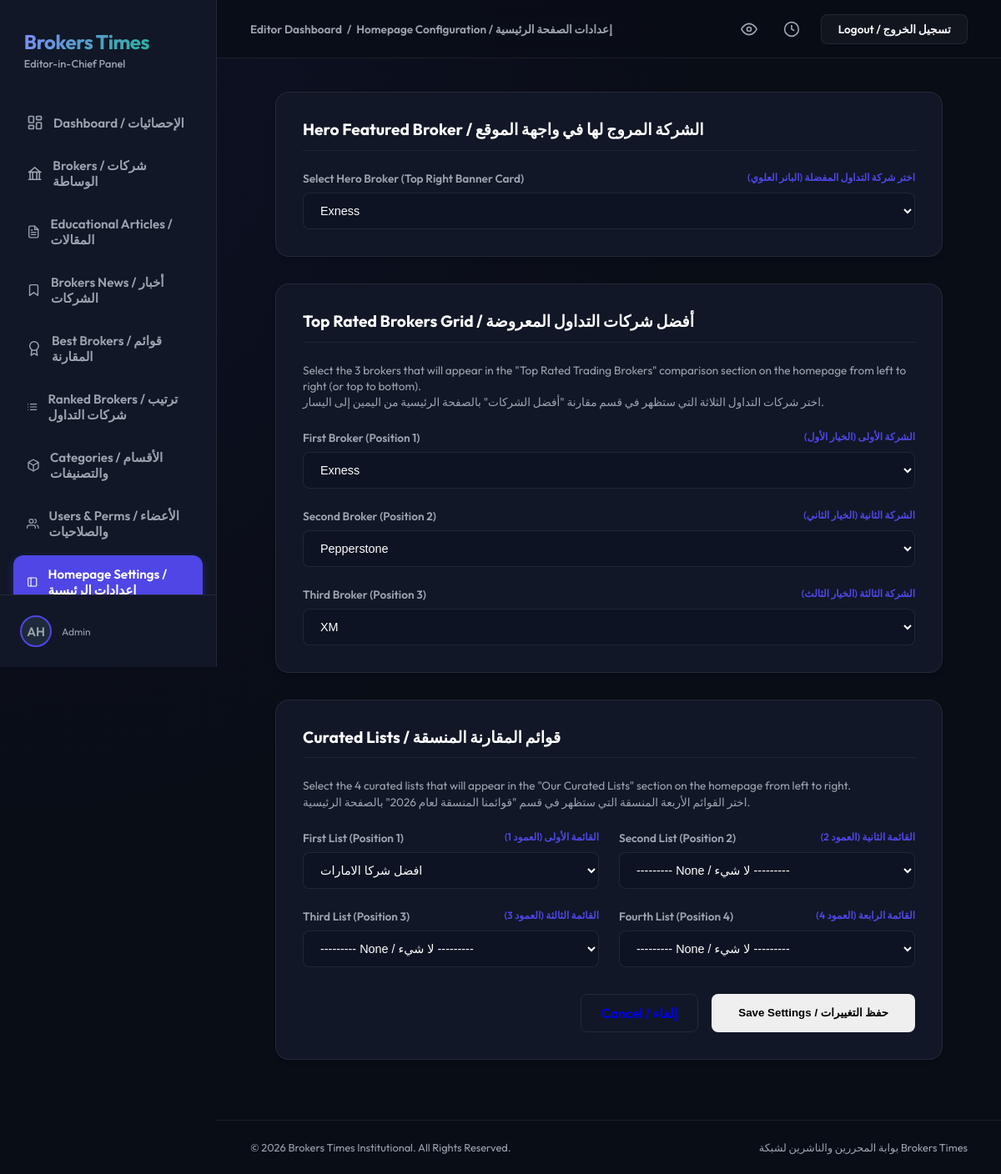
Page /dashboard/homepage-settings/ (signed in) on the earlier database version.
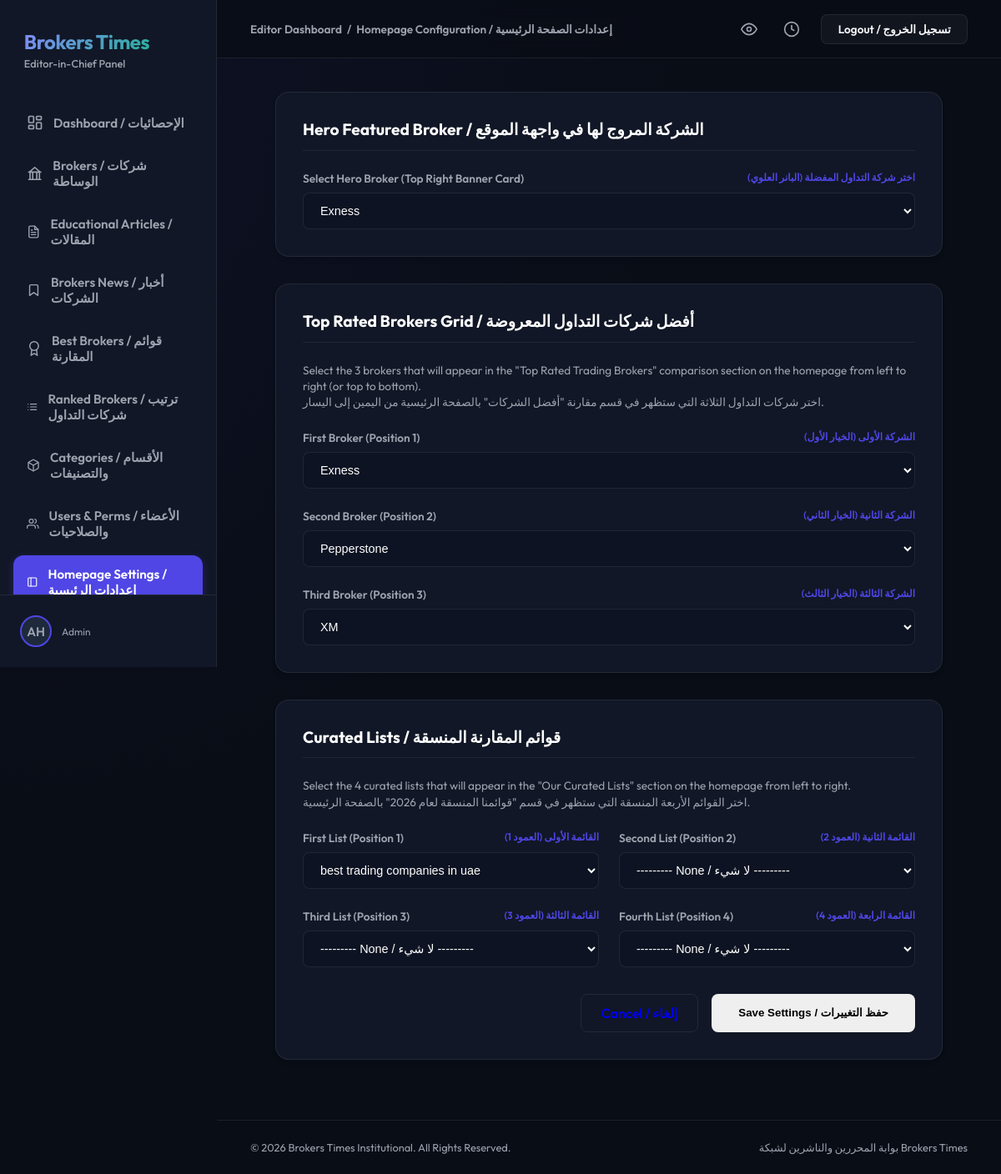
Same page on the later database version.
### pages/models.py (models this page shows, shortened)
class HomepageSettings(models.Model):
    hero_featured_broker = models.ForeignKey('brokers.Broker', on_delete=models.SET_NULL, null=True, blank=True, related_name='hero_featured')
    featured_broker_1 = models.ForeignKey('brokers.Broker', on_delete=models.SET_NULL, null=True, blank=True, related_name='featured_pos_1')
    featured_broker_2 = models.ForeignKey('brokers.Broker', on_delete=models.SET_NULL, null=True, blank=True, related_name='featured_pos_2')
    featured_broker_3 = models.ForeignKey('brokers.Broker', on_delete=models.SET_NULL, null=True, blank=True, related_name='featured_pos_3')
    featured_list_1 = models.ForeignKey('best_brokers.BestBrokersList', on_delete=models.SET_NULL, null=True, blank=True, related_name='featured_list_pos_1')
    featured_list_2 = models.ForeignKey('best_brokers.BestBrokersList', on_delete=models.SET_NULL, null=True, blank=True, related_name='featured_list_pos_2')
    featured_list_3 = models.ForeignKey('best_brokers.BestBrokersList', on_delete=models.SET_NULL, null=True, blank=True, related_name='featured_list_pos_3')
    featured_list_4 = models.ForeignKey('best_brokers.BestBrokersList', on_delete=models.SET_NULL, null=True, blank=True, related_name='featured_list_pos_4')
    class Meta:
        verbose_name = "Homepage Settings"
        verbose_name_plural = "Homepage Settings"

### best_brokers/models.py (models this page shows, shortened)
class BestBrokersList(models.Model):
    STATUS_CHOICES = [
        ('draft', 'Draft'),
        ('published', 'Published'),
    ]
    VISIBILITY_CHOICES = [
        ('private', 'Private'),
        ('public', 'Public'),
    ]
    title = models.CharField(max_length=255)
    slug = models.SlugField(max_length=255, unique=True)
    seo_title = models.CharField(max_length=255, blank=True)
    seo_description = models.TextField(blank=True)
    featured_image = models.ImageField(upload_to='best_brokers/', blank=True, null=True)
    featured_image_alt = models.CharField(max_length=255, blank=True)
    content = RichTextField(blank=True)
    FLAG_CHOICES = [
        ('', 'No Flag / بدون علم'),
        ('ae', 'UAE / الإمارات 🇦🇪'),
        ('sa', 'Saudi Arabia / السعودية 🇸🇦'),
        ('gb', 'United Kingdom / بريطانيا 🇬🇧'),
        ('cy', 'Cyprus / قبرص 🇨🇾'),
        ('au', 'Australia / أستراليا 🇦🇺'),
        ('kw', 'Kuwait / الكويت 🇰🇼'),
        ('bh', 'Bahrain / البحرين 🇧🇭'),
        ('qa', 'Qatar / قطر 🇶🇦'),
        ('om', 'Oman / عمان 🇴🇲'),
        ('jo', 'Jordan / الأردن 🇯🇴'),
        ('eg', 'Egypt / مصر 🇪🇬'),
        ('us', 'United States / أمريكا 🇺🇸'),
    ]
    country_flag = models.CharField(
        max_length=10,
        choices=FLAG_CHOICES,
        blank=True,
        default='',
        verbose_name="علم الدولة (Country Flag)"
    )
    status = models.CharField(max_length=20, choices=STATUS_CHOICES, default='draft')
    visibility = models.CharField(max_length=20, choices=VISIBILITY_CHOICES, default='private')
    created_at = models.DateTimeField(auto_now_add=True)
    updated_at = models.DateTimeField(auto_now=True)
    is_global = models.BooleanField(
        default=False,
        verbose_name="قائمة عالمية (Global List)",
        help_text="إذا تم تفعيلها، ستظهر هذه القائمة في شورت كود [brokers_list] في جميع الصفحات"
    )

### brokers/models.py (models this page shows, shortened)
class Broker(models.Model):
    name = models.CharField(max_length=150)
    slug = models.SlugField(max_length=150, unique=True)
    seo_title = models.CharField(max_length=255, blank=True)
    seo_description = models.TextField(blank=True)
    logo = models.ImageField(upload_to='brokers/logos/', blank=True, null=True)
    logo_alt = models.CharField(max_length=255, blank=True)
    account_opening_link = models.URLField(max_length=500, blank=True)
    review_content = RichTextField(blank=True)
    regulators = models.ManyToManyField(Regulator, related_name='brokers', blank=True)
    financial_assets = models.ManyToManyField(FinancialAsset, related_name='brokers', blank=True)
    deposit_limit = models.ForeignKey(DepositLimit, on_delete=models.SET_NULL, null=True, blank=True, related_name='brokers')
    islamic_account = models.ForeignKey(IslamicAccount, on_delete=models.SET_NULL, null=True, blank=True, related_name='brokers')
    headquarters = models.ForeignKey(Headquarters, on_delete=models.SET_NULL, null=True, blank=True, related_name='brokers')
    trading_platforms = models.ManyToManyField(TradingPlatform, related_name='brokers', blank=True)
    min_deposit = models.DecimalField(max_digits=10, decimal_places=2, default=0.00)
    withdrawal_time = models.CharField(max_length=100, blank=True)
    base_currencies = models.CharField(max_length=100, blank=True, help_text="e.g. USD, EUR, GBP")
    rating = models.DecimalField(max_digits=3, decimal_places=1, default=4.5)
    execution_speed = models.IntegerField(default=90)
    customer_support = models.IntegerField(default=90)
    asset_variety = models.IntegerField(default=90)
    pros = models.TextField(blank=True, help_text="One advantage per line / ميزة واحدة في كل سطر")
    cons = models.TextField(blank=True, help_text="One disadvantage per line / عيب واحد في كل سطر")
    custom_terminal_title = models.CharField(max_length=255, blank=True)
    custom_terminal_description = models.TextField(blank=True)
    custom_terminal_image = models.ImageField(upload_to='brokers/terminals/', blank=True, null=True)
    verdict_quote = models.TextField(blank=True)
    verdict_text = models.TextField(blank=True)
    verdict_sentiment = models.CharField(max_length=20, choices=[('positive', 'Positive'), ('negative', 'Negative'), ('neutral', 'Neutral')], default='neutral')
    local_offices = models.TextField(blank=True, help_text="One office per line / مكتب واحد في كل سطر")
    created_at = models.DateTimeField(auto_now_add=True)
    updated_at = models.DateTimeField(auto_now=True)

### users/views.py (the view, shortened to what this page needs)
# urls.py: path('dashboard/homepage-settings/', DashboardHomepageSettingsView.as_view(), name='dashboard_homepage_settings'),
class DashboardHomepageSettingsView(AdminRequiredMixin, View):
    def get(self, request):
        settings_obj, created = HomepageSettings.objects.get_or_create(id=1)
        brokers = Broker.objects.all().order_by('name')
        lists = BestBrokersList.objects.filter(status='published').order_by('title')
        if not lists.exists():
            lists = BestBrokersList.objects.all().order_by('title')
        context = {
            'settings': settings_obj,
            'brokers': brokers,
            'lists': lists,
        }
        return render(request, 'dashboard/homepage_settings.html', context)

### users/views.py (called while the page is built)
    def dispatch(self, request, *args, **kwargs):
        if not request.user.is_authenticated:
            return super().dispatch(request, *args, **kwargs)
        if not (request.user.role == 'admin' or request.user.is_superuser):
            from django.core.exceptions import PermissionDenied
            raise PermissionDenied("You do not have permission to access user management.")
        return super().dispatch(request, *args, **kwargs)

### users/templates/dashboard/homepage_settings.html (shortened to what the changed rows need)
{% extends 'dashboard/base.html' %}
{% block content %}
<div class="editor-wrapper">
    <form method="POST">
        <div class="editor-card">
            <div class="form-row" style="margin-bottom: 0;">
                <div class="form-group-editor">
                    <label for="id_hero_featured_broker">
                        <span>Select Hero Broker (Top Right Banner Card)</span>
                        <span>اختر شركة التداول المفضلة (البانر العلوي)</span>
                    </label>
                    <select name="hero_featured_broker" id="id_hero_featured_broker" class="form-input-editor">
                        {% for b in brokers %}
                            <option value="{{ b.pk }}" {% if settings.hero_featured_broker_id == b.pk %}selected{% endif %}>{{ b.name }}</option>
                        {% endfor %}
                    </select>
                </div>
            </div>
        </div>
        <div class="editor-card">
            <div class="form-row">
                <div class="form-group-editor">
                    <label for="id_featured_broker_1">
                        <span>First Broker (Position 1)</span>
                        <span>الشركة الأولى (الخيار الأول)</span>
                    </label>
                    <select name="featured_broker_1" id="id_featured_broker_1" class="form-input-editor">
                        {% for b in brokers %}
                            <option value="{{ b.pk }}" {% if settings.featured_broker_1_id == b.pk %}selected{% endif %}>{{ b.name }}</option>
                        {% endfor %}
                    </select>
                </div>
            </div>
            <div class="form-row">
                <div class="form-group-editor">
                    <label for="id_featured_broker_2">
                        <span>Second Broker (Position 2)</span>
                        <span>الشركة الثانية (الخيار الثاني)</span>
                    </label>
                    <select name="featured_broker_2" id="id_featured_broker_2" class="form-input-editor">
                        {% for b in brokers %}
                            <option value="{{ b.pk }}" {% if settings.featured_broker_2_id == b.pk %}selected{% endif %}>{{ b.name }}</option>
                        {% endfor %}
                    </select>
                </div>
            </div>
            <div class="form-row" style="margin-bottom: 0;">
                <div class="form-group-editor">
                    <label for="id_featured_broker_3">
                        <span>Third Broker (Position 3)</span>
                        <span>الشركة الثالثة (الخيار الثالث)</span>
                    </label>
                    <select name="featured_broker_3" id="id_featured_broker_3" class="form-input-editor">
                        {% for b in brokers %}
                            <option value="{{ b.pk }}" {% if settings.featured_broker_3_id == b.pk %}selected{% endif %}>{{ b.name }}</option>
                        {% endfor %}
                    </select>
                </div>
            </div>
        </div>
        <div class="editor-card">
            <div class="form-row">
                <div class="form-group-editor">
                    <label for="id_featured_list_1">
                        <span>First List (Position 1)</span>
                        <span>القائمة الأولى (العمود 1)</span>
                    </label>
                    <select name="featured_list_1" id="id_featured_list_1" class="form-input-editor">
                        {% for l in lists %}
                            <option value="{{ l.pk }}" {% if settings.featured_list_1_id == l.pk %}selected{% endif %}>{{ l.title }}</option>
                        {% endfor %}
                    </select>
                </div>
            </div>
        </div>
    </form>
</div>
{% endblock %}

Differences in the rows shown:
changed through a linked row, HomepageSettings "Exness": featured_list_1 "افضل شركا الامارات" → "best trading companies in uae"
